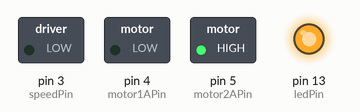
Simulated run of this sketch. Board: Arduino Uno, built with avr-gcc and run on an emulated ATmega328P. Shown: switched loads named in the sketch (green lamp = pin HIGH), output pins drawn as LEDs (lit = HIGH).

Above: at 0.1 s.
Timing chart, 0 to 1.6 s (numbered marks = the images above):
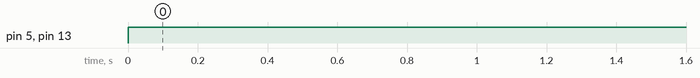

Measured:
- by itself, pin 5 (motor2APin), pin 13 (ledPin): LOW → HIGH at 0.00 s

The sketch:

VibratorMotor.ino
```cpp
int speedPin = 3; // H-bridge enable pin for speed control
int motor1APin = 4; // H-bridge leg 1
int motor2APin = 5; // H-bridge leg 2
int ledPin = 13; // status LED
int speed_value_motor1; // value for motor speed
void setup()
{
 // set digital i/o pins as outputs:
 pinMode(speedPin, OUTPUT);
 pinMode(motor1APin, OUTPUT);
 pinMode(motor2APin, OUTPUT);
 pinMode(ledPin, OUTPUT);
}
void loop()
{
 digitalWrite(ledPin, HIGH); // status LED is always on

 // put motor in forward motion
 digitalWrite(motor1APin, LOW); // set leg 1 of the H-bridge low
 digitalWrite(motor2APin, HIGH); // set leg 2 of the H-bridge high

 // just invert the above values for reverse motion,
 // i.e. motor1APin = HIGH and motor2APin = LOW

 // control the speed 0- 255
 speed_value_motor1 = 0; // half speed
 analogWrite(speedPin, speed_value_motor1); // output speed as
// PWM value
}
```
